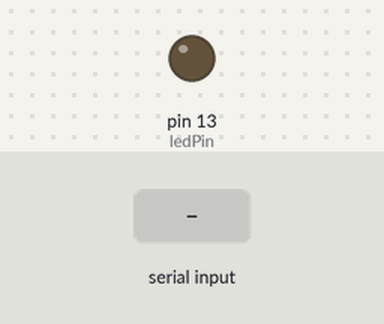
Bench run of a sketch on a simulated Arduino Uno, built with avr-gcc and run on an emulated ATmega328P. Parts: output pins drawn as LEDs (lit = HIGH). Inputs (shaded band) come from the test bench.

Above: at 1.2 s.
1.3 s: "H" received over Serial
At 1.8 s:
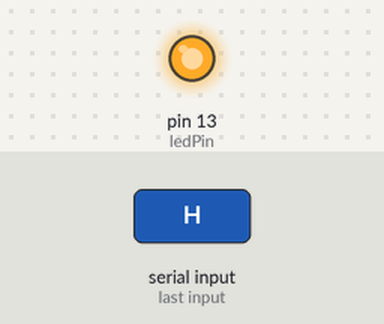
2.8 s: "L" received over Serial
At 4.1 s:
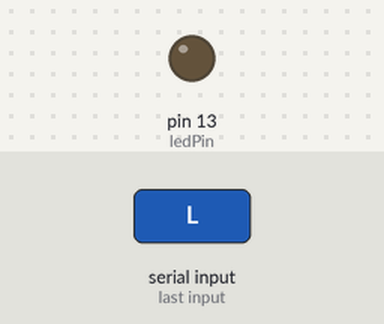
Timing chart, 0 to 5.8 s (numbered marks = the images above; inputs shaded):
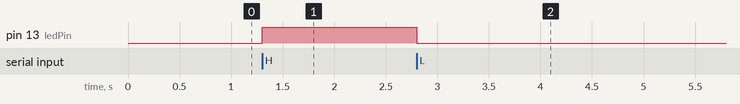

Measured:
- after the input at 1.3 s, pin 13 (ledPin): LOW → HIGH at once
- after the input at 2.8 s, pin 13 (ledPin): HIGH → LOW at once

The sketch:

049_PhysicalPixel.ino
```cpp
const int ledPin =13;         //  LED pin을 13번으로 설정
int incomingByte;             //  시리얼 데이터를 저장하기 위한 정수형 변수 설정

void setup() {

  Serial.begin(9600);         //  9600속도로 시리얼 통신 시작

  pinMode(ledPin,OUTPUT);     // LED pin을 출력으로 설정
}

void loop() {

  if(Serial.available() >0) {            // 시리얼 데이터가 들어오면

    incomingByte =Serial.read();         // 데이터를 읽어서 incomingByte 변수에 넣고

    if(incomingByte =='H') {                    // incomingByte 변수에 들어오 값이 H면
      digitalWrite(ledPin,HIGH);                // LED를 켜라.
    }

    if(incomingByte =='L') {                    // incomingByte 변수에 들어오 값이 L면
      digitalWrite(ledPin,LOW);                 // LED를 꺼라.
    }
  }
}
```
